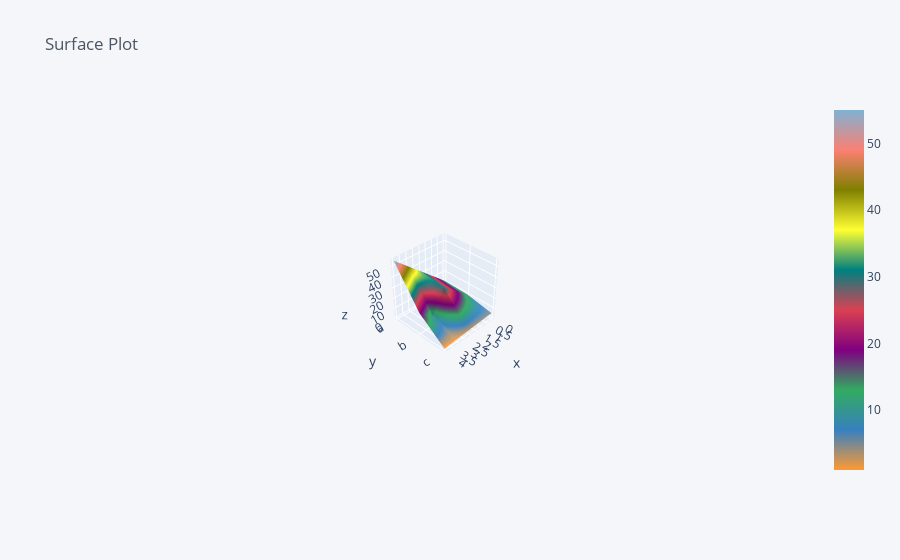

This figure's notebook cell:
### Code cell
dataset3.iplot(kind='surface',title='Surface Plot')

### Figure 1 — Plotly figure (JSON) as saved in the notebook; plotly's stock layout.template omitted (floating-point values rounded to 4 significant figures)
{"data": [{"colorscale": [[0, "rgb(255, 153, 51)"], [0.1111, "rgb(55, 128, 191)"], [0.2222, "rgb(50, 171, 96)"], [0.3333, "rgb(128, 0, 128)"], [0.4444, "rgb(219, 64, 82)"], [0.5556, "rgb(0, 128, 128)"], [0.6667, "rgb(255, 255, 51)"], [0.7778, "rgb(128, 128, 0)"], [0.8889, "rgb(251, 128, 114)"], [1, "rgb(128, 177, 211)"]], "type": "surface", "x": [0, 1, 2, 3, 4], "y": ["a", "b", "c"], "z": [[11, 22, 33, 44, 55], [10, 20, 30, 10, 20], [5, 4, 3, 2, 1]]}], "layout": {"autosize": true, "legend": {"bgcolor": "#F5F6F9", "font": {"color": "#4D5663"}}, "paper_bgcolor": "#F5F6F9", "plot_bgcolor": "#F5F6F9", "scene": {"aspectmode": "auto", "aspectratio": {"x": 1, "y": 1, "z": 1}, "camera": {"center": {"x": 0, "y": 0, "z": 0}, "eye": {"x": 3.624, "y": 3.624, "z": 3.624}, "projection": {"type": "perspective"}, "up": {"x": 0, "y": 0, "z": 1}}}, "title": {"font": {"color": "#4D5663"}, "text": "Surface Plot"}, "xaxis": {"gridcolor": "#E1E5ED", "showgrid": true, "tickfont": {"color": "#4D5663"}, "title": {"font": {"color": "#4D5663"}, "text": ""}, "zerolinecolor": "#E1E5ED"}, "yaxis": {"gridcolor": "#E1E5ED", "showgrid": true, "tickfont": {"color": "#4D5663"}, "title": {"font": {"color": "#4D5663"}, "text": ""}, "zerolinecolor": "#E1E5ED"}}}
